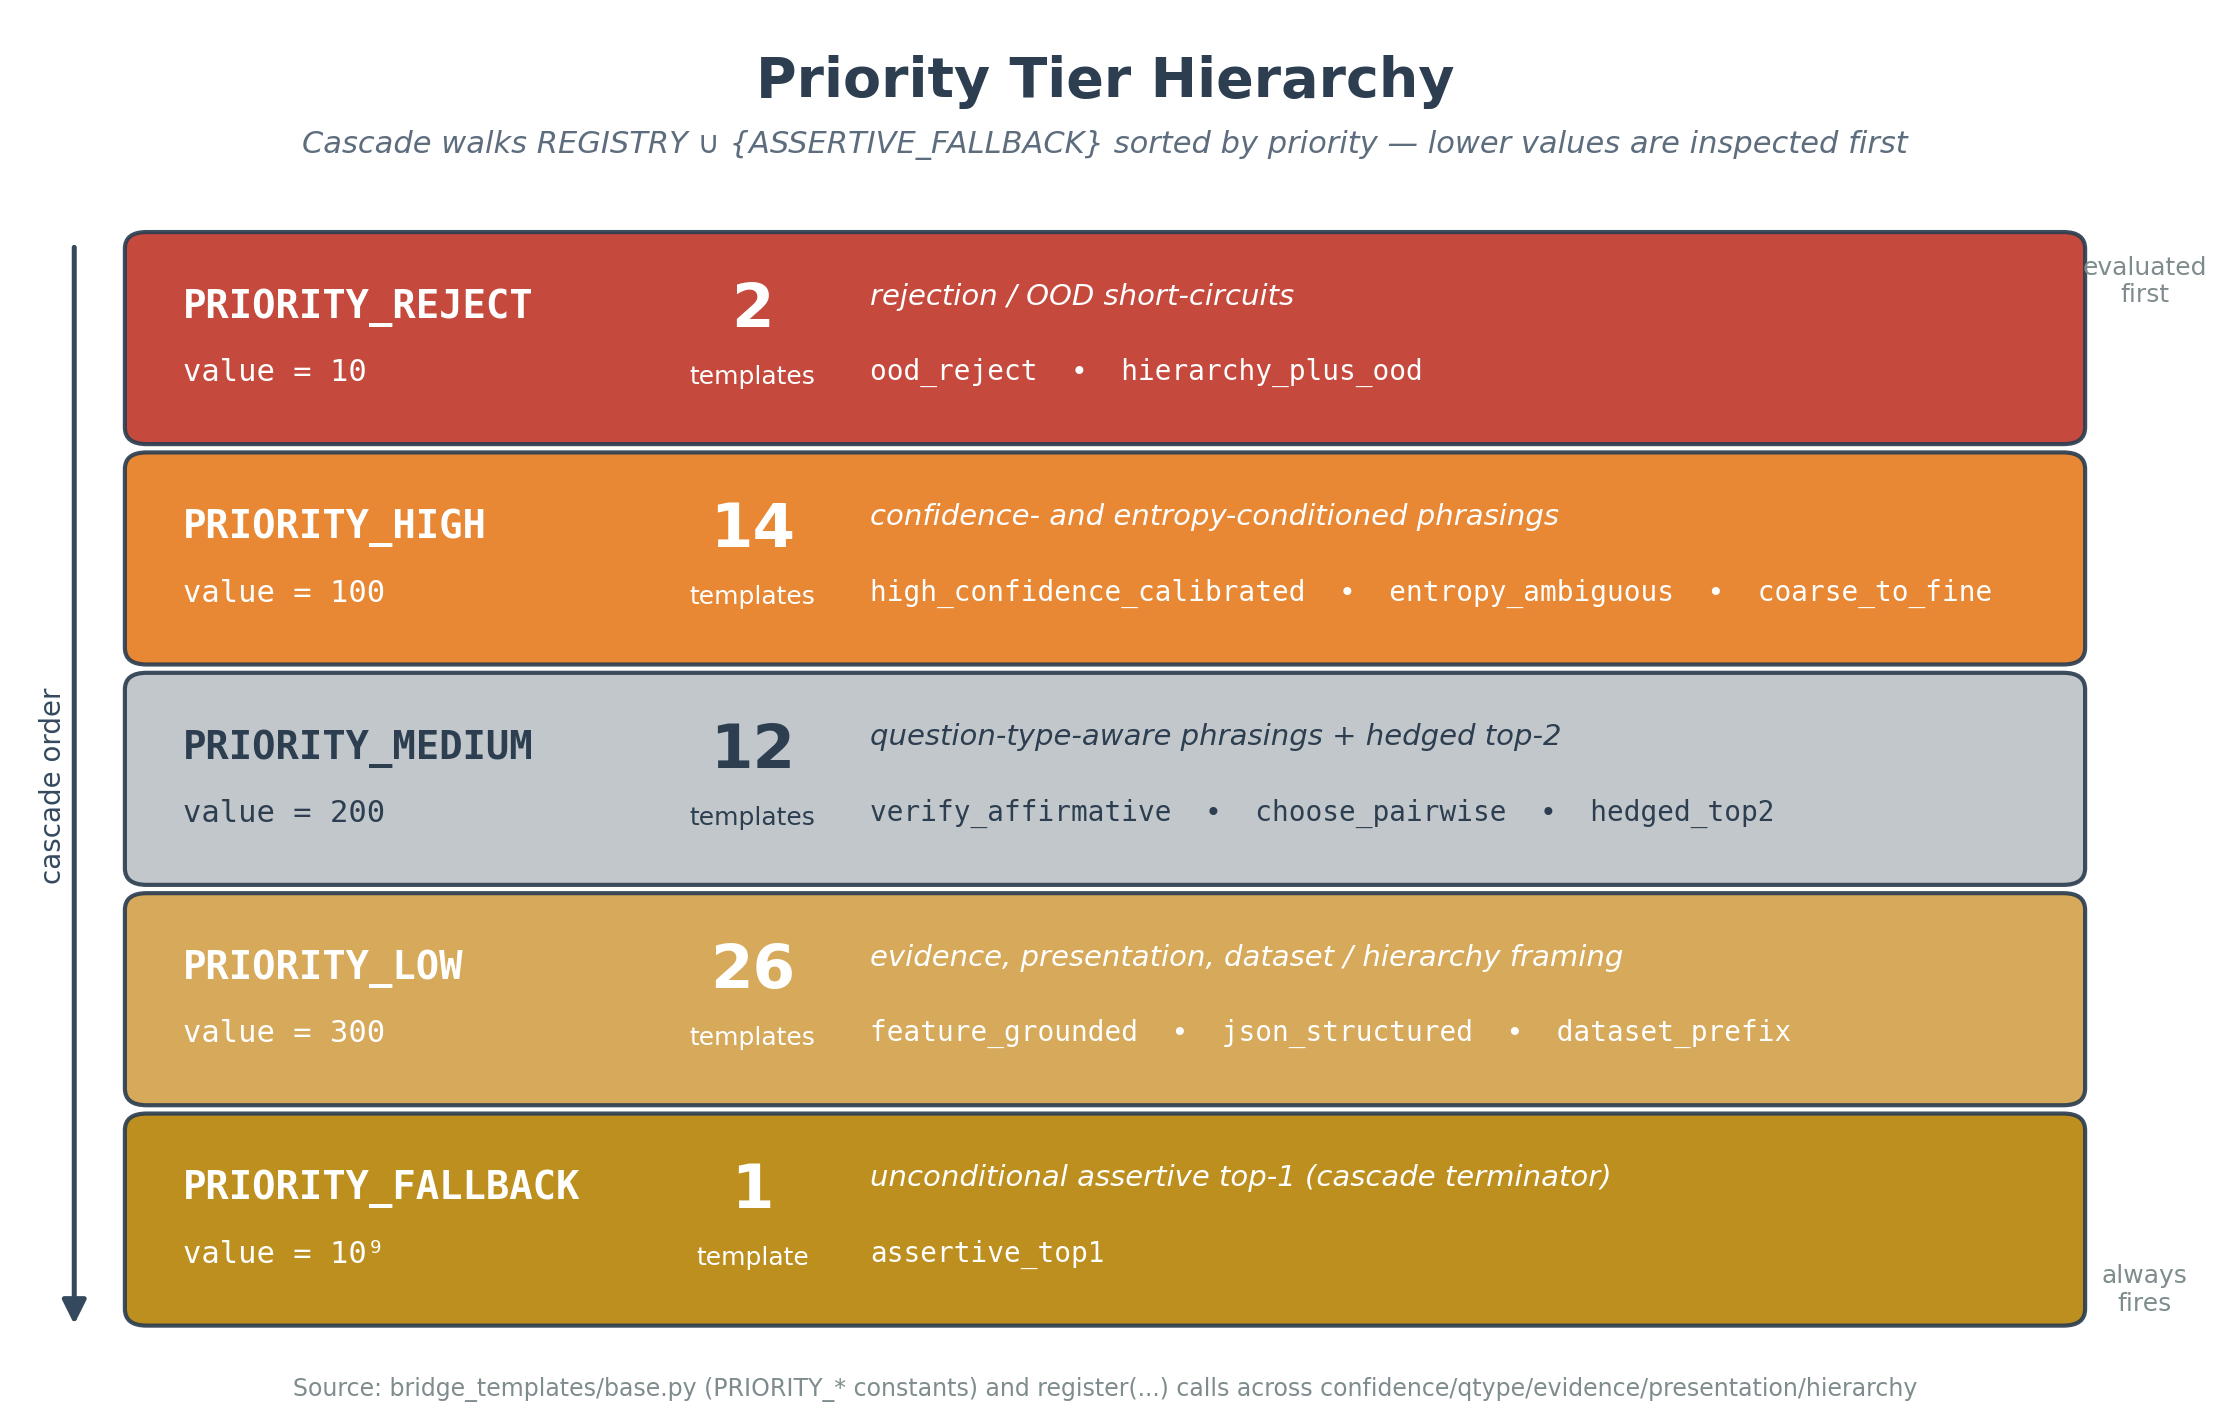

Write Python code to recreate this figure.
"""Figure 3: Priority Tier Hierarchy for the Bridge Template Framework.

Vertical band diagram of the 5 priority tiers used by the cascade in
`bridge_templates/base.py`. REJECT (10) sits on top — it is evaluated
first — and FALLBACK (1e9) sits at the bottom as the always-firing
unconditional assertive top-1 template. Counts and example names come
from the source modules.
"""

from __future__ import annotations

import matplotlib.pyplot as plt
from matplotlib.patches import FancyBboxPatch, FancyArrowPatch
from matplotlib.colors import LinearSegmentedColormap


OUTPUT = (
    "/home/wangni/notion-figures/"
    "bridge-template-framework-pluggable-prefix-templates-for-cla/fig_003.png"
)


TIERS = [
    {
        "name": "PRIORITY_REJECT",
        "value": 10,
        "count": 2,
        "summary": "rejection / OOD short-circuits",
        "examples": ["ood_reject", "hierarchy_plus_ood"],
        "color": "#C0392B",       # urgent red
        "text_color": "white",
    },
    {
        "name": "PRIORITY_HIGH",
        "value": 100,
        "count": 14,
        "summary": "confidence- and entropy-conditioned phrasings",
        "examples": [
            "high_confidence_calibrated",
            "entropy_ambiguous",
            "coarse_to_fine",
        ],
        "color": "#E67E22",       # orange
        "text_color": "white",
    },
    {
        "name": "PRIORITY_MEDIUM",
        "value": 200,
        "count": 12,
        "summary": "question-type-aware phrasings + hedged top-2",
        "examples": [
            "verify_affirmative",
            "choose_pairwise",
            "hedged_top2",
        ],
        "color": "#BDC3C7",       # neutral grey
        "text_color": "#2C3E50",
    },
    {
        "name": "PRIORITY_LOW",
        "value": 300,
        "count": 26,
        "summary": "evidence, presentation, dataset / hierarchy framing",
        "examples": [
            "feature_grounded",
            "json_structured",
            "dataset_prefix",
        ],
        "color": "#D4A24C",       # muted gold
        "text_color": "white",
    },
    {
        "name": "PRIORITY_FALLBACK",
        "value": 10**9,
        "count": 1,
        "summary": "unconditional assertive top-1 (cascade terminator)",
        "examples": ["assertive_top1"],
        "color": "#B8860B",       # warm gold
        "text_color": "white",
    },
]


def format_value(v: int) -> str:
    if v >= 10**6:
        return "10⁹"
    return str(v)


def main() -> None:
    fig, ax = plt.subplots(figsize=(14, 9), dpi=200)
    ax.set_xlim(0, 12)
    ax.set_ylim(0, 10)
    ax.axis("off")
    fig.patch.set_facecolor("white")

    # Title
    ax.text(
        6.0, 9.55,
        "Priority Tier Hierarchy",
        ha="center", va="center",
        fontsize=20, fontweight="bold", color="#2C3E50",
    )
    ax.text(
        6.0, 9.10,
        "Cascade walks REGISTRY ∪ {ASSERTIVE_FALLBACK} sorted by priority — "
        "lower values are inspected first",
        ha="center", va="center",
        fontsize=11, style="italic", color="#5D6D7E",
    )

    # Layout
    band_left = 0.6
    band_right = 11.4
    band_width = band_right - band_left
    top_y = 8.45
    bot_y = 0.50
    n = len(TIERS)
    band_height = (top_y - bot_y) / n - 0.10  # small gap

    # Draw the "evaluated first → last" arrow on the left
    arrow = FancyArrowPatch(
        (0.30, top_y - 0.05),
        (0.30, bot_y + 0.05),
        arrowstyle="-|>", mutation_scale=18,
        color="#34495E", lw=1.8,
    )
    ax.add_patch(arrow)
    ax.text(
        0.18, (top_y + bot_y) / 2,
        "cascade order",
        rotation=90, ha="center", va="center",
        fontsize=10, color="#34495E",
    )

    # Right-side annotation: top vs bottom
    ax.text(
        11.75, top_y - 0.15,
        "evaluated\nfirst",
        ha="center", va="top",
        fontsize=9, color="#7F8C8D",
    )
    ax.text(
        11.75, bot_y + 0.15,
        "always\nfires",
        ha="center", va="bottom",
        fontsize=9, color="#7F8C8D",
    )

    # Draw each band
    for i, tier in enumerate(TIERS):
        y_top = top_y - i * (band_height + 0.10)
        y_bot = y_top - band_height
        y_mid = (y_top + y_bot) / 2

        # Band background
        box = FancyBboxPatch(
            (band_left, y_bot),
            band_width, band_height,
            boxstyle="round,pad=0.02,rounding_size=0.12",
            linewidth=1.5,
            edgecolor="#2C3E50",
            facecolor=tier["color"],
            alpha=0.92,
        )
        ax.add_patch(box)

        # Left block: tier name + integer value
        ax.text(
            band_left + 0.30, y_mid + 0.22,
            tier["name"],
            ha="left", va="center",
            fontsize=14, fontweight="bold",
            color=tier["text_color"],
            family="monospace",
        )
        ax.text(
            band_left + 0.30, y_mid - 0.25,
            f"value = {format_value(tier['value'])}",
            ha="left", va="center",
            fontsize=11,
            color=tier["text_color"],
            family="monospace",
        )

        # Middle: count badge
        count_cx = band_left + 3.45
        ax.text(
            count_cx, y_mid + 0.20,
            f"{tier['count']}",
            ha="center", va="center",
            fontsize=22, fontweight="bold",
            color=tier["text_color"],
        )
        ax.text(
            count_cx, y_mid - 0.28,
            "template" + ("s" if tier["count"] != 1 else ""),
            ha="center", va="center",
            fontsize=9,
            color=tier["text_color"],
        )

        # Right side: summary + example template names
        text_left = band_left + 4.10
        ax.text(
            text_left, y_mid + 0.30,
            tier["summary"],
            ha="left", va="center",
            fontsize=10.5, style="italic",
            color=tier["text_color"],
        )
        examples_line = "  •  ".join(tier["examples"])
        ax.text(
            text_left, y_mid - 0.25,
            examples_line,
            ha="left", va="center",
            fontsize=10,
            color=tier["text_color"],
            family="monospace",
        )

    # Footer: source attribution
    ax.text(
        6.0, 0.12,
        "Source: bridge_templates/base.py (PRIORITY_* constants) and "
        "register(...) calls across confidence/qtype/evidence/presentation/hierarchy",
        ha="center", va="center",
        fontsize=8.5, color="#7F8C8D",
    )

    plt.savefig(OUTPUT, dpi=200, bbox_inches="tight", facecolor="white")
    plt.close(fig)
    print(f"Saved: {OUTPUT}")


if __name__ == "__main__":
    main()
